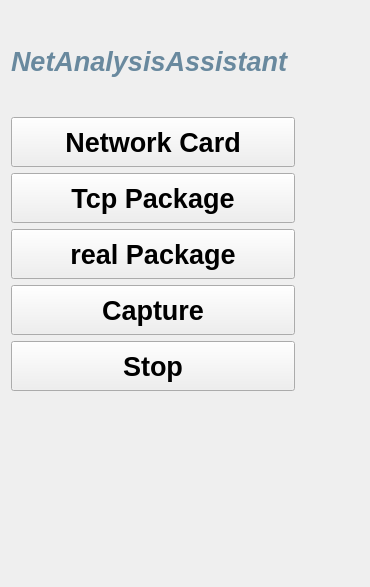
<?xml version="1.0" encoding="UTF-8"?>
<ui version="4.0">
 <class>NavForm</class>
 <widget class="QWidget" name="NavForm">
  <property name="geometry">
   <rect>
    <x>0</x>
    <y>0</y>
    <width>302</width>
    <height>587</height>
   </rect>
  </property>
  <property name="maximumSize">
   <size>
    <width>302</width>
    <height>16777215</height>
   </size>
  </property>
  <property name="windowTitle">
   <string>Form</string>
  </property>
  <layout class="QVBoxLayout" name="verticalLayout">
   <item>
    <widget class="QLabel" name="label">
     <property name="minimumSize">
      <size>
       <width>348</width>
       <height>100</height>
      </size>
     </property>
     <property name="font">
      <font>
       <pointsize>20</pointsize>
       <weight>75</weight>
       <italic>true</italic>
       <bold>true</bold>
      </font>
     </property>
     <property name="styleSheet">
      <string notr="true">

color: rgb(105, 137, 158);</string>
     </property>
     <property name="text">
      <string>NetAnalysisAssistant</string>
     </property>
    </widget>
   </item>
   <item>
    <widget class="QToolButton" name="toolButton_card">
     <property name="minimumSize">
      <size>
       <width>284</width>
       <height>50</height>
      </size>
     </property>
     <property name="font">
      <font>
       <pointsize>20</pointsize>
       <weight>75</weight>
       <bold>true</bold>
      </font>
     </property>
     <property name="text">
      <string>Network Card</string>
     </property>
     <property name="icon">
      <iconset resource="uiFile.qrc">
       <normaloff>:/image/Cards.png</normaloff>:/image/Cards.png</iconset>
     </property>
     <property name="iconSize">
      <size>
       <width>50</width>
       <height>40</height>
      </size>
     </property>
     <property name="toolButtonStyle">
      <enum>Qt::ToolButtonTextBesideIcon</enum>
     </property>
    </widget>
   </item>
   <item>
    <widget class="QToolButton" name="toolButton_tcp">
     <property name="minimumSize">
      <size>
       <width>284</width>
       <height>50</height>
      </size>
     </property>
     <property name="font">
      <font>
       <pointsize>20</pointsize>
       <weight>75</weight>
       <bold>true</bold>
      </font>
     </property>
     <property name="text">
      <string>Tcp Package</string>
     </property>
     <property name="icon">
      <iconset resource="uiFile.qrc">
       <normaloff>:/image/TCP.png</normaloff>:/image/TCP.png</iconset>
     </property>
     <property name="iconSize">
      <size>
       <width>80</width>
       <height>60</height>
      </size>
     </property>
     <property name="toolButtonStyle">
      <enum>Qt::ToolButtonTextBesideIcon</enum>
     </property>
    </widget>
   </item>
   <item>
    <widget class="QToolButton" name="toolButton_udp">
     <property name="minimumSize">
      <size>
       <width>284</width>
       <height>50</height>
      </size>
     </property>
     <property name="font">
      <font>
       <pointsize>20</pointsize>
       <weight>75</weight>
       <bold>true</bold>
      </font>
     </property>
     <property name="text">
      <string>real Package</string>
     </property>
     <property name="icon">
      <iconset resource="uiFile.qrc">
       <normaloff>:/image/Tool.png</normaloff>:/image/Tool.png</iconset>
     </property>
     <property name="iconSize">
      <size>
       <width>80</width>
       <height>60</height>
      </size>
     </property>
     <property name="toolButtonStyle">
      <enum>Qt::ToolButtonTextBesideIcon</enum>
     </property>
    </widget>
   </item>
   <item>
    <widget class="QToolButton" name="toolButton_capture">
     <property name="minimumSize">
      <size>
       <width>284</width>
       <height>50</height>
      </size>
     </property>
     <property name="font">
      <font>
       <pointsize>20</pointsize>
       <weight>75</weight>
       <bold>true</bold>
      </font>
     </property>
     <property name="text">
      <string>Capture</string>
     </property>
     <property name="icon">
      <iconset resource="uiFile.qrc">
       <normaloff>:/image/Grap.png</normaloff>:/image/Grap.png</iconset>
     </property>
     <property name="iconSize">
      <size>
       <width>80</width>
       <height>60</height>
      </size>
     </property>
     <property name="toolButtonStyle">
      <enum>Qt::ToolButtonTextBesideIcon</enum>
     </property>
    </widget>
   </item>
   <item>
    <widget class="QToolButton" name="toolButton">
     <property name="minimumSize">
      <size>
       <width>284</width>
       <height>50</height>
      </size>
     </property>
     <property name="font">
      <font>
       <pointsize>20</pointsize>
       <weight>75</weight>
       <bold>true</bold>
      </font>
     </property>
     <property name="text">
      <string>Stop</string>
     </property>
     <property name="icon">
      <iconset resource="uiFile.qrc">
       <normaloff>:/image/stop.png</normaloff>:/image/stop.png</iconset>
     </property>
     <property name="iconSize">
      <size>
       <width>80</width>
       <height>60</height>
      </size>
     </property>
     <property name="toolButtonStyle">
      <enum>Qt::ToolButtonTextBesideIcon</enum>
     </property>
    </widget>
   </item>
   <item>
    <spacer name="verticalSpacer">
     <property name="orientation">
      <enum>Qt::Vertical</enum>
     </property>
     <property name="sizeHint" stdset="0">
      <size>
       <width>20</width>
       <height>267</height>
      </size>
     </property>
    </spacer>
   </item>
  </layout>
 </widget>
 <resources>
  <include location="uiFile.qrc"/>
 </resources>
 <connections/>
</ui>
